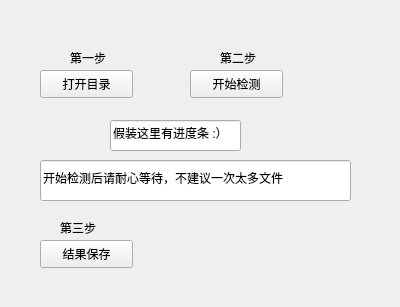
<?xml version="1.0" encoding="UTF-8"?>
<ui version="4.0">
 <class>Form</class>
 <widget class="QWidget" name="Form">
  <property name="geometry">
   <rect>
    <x>0</x>
    <y>0</y>
    <width>400</width>
    <height>307</height>
   </rect>
  </property>
  <property name="windowTitle">
   <string>车牌识别</string>
  </property>
  <widget class="QPushButton" name="pushButton">
   <property name="geometry">
    <rect>
     <x>40</x>
     <y>70</y>
     <width>93</width>
     <height>28</height>
    </rect>
   </property>
   <property name="text">
    <string>打开目录</string>
   </property>
  </widget>
  <widget class="QPushButton" name="pushButton_2">
   <property name="geometry">
    <rect>
     <x>40</x>
     <y>240</y>
     <width>93</width>
     <height>28</height>
    </rect>
   </property>
   <property name="text">
    <string>结果保存</string>
   </property>
  </widget>
  <widget class="QPushButton" name="pushButton_3">
   <property name="geometry">
    <rect>
     <x>190</x>
     <y>70</y>
     <width>93</width>
     <height>28</height>
    </rect>
   </property>
   <property name="text">
    <string>开始检测</string>
   </property>
  </widget>
  <widget class="QLabel" name="label">
   <property name="geometry">
    <rect>
     <x>70</x>
     <y>50</y>
     <width>72</width>
     <height>15</height>
    </rect>
   </property>
   <property name="text">
    <string>第一步</string>
   </property>
   <property name="textFormat">
    <enum>Qt::AutoText</enum>
   </property>
  </widget>
  <widget class="QLabel" name="label_2">
   <property name="geometry">
    <rect>
     <x>220</x>
     <y>50</y>
     <width>72</width>
     <height>15</height>
    </rect>
   </property>
   <property name="text">
    <string>第二步</string>
   </property>
   <property name="textFormat">
    <enum>Qt::AutoText</enum>
   </property>
  </widget>
  <widget class="QLabel" name="label_3">
   <property name="geometry">
    <rect>
     <x>60</x>
     <y>220</y>
     <width>72</width>
     <height>15</height>
    </rect>
   </property>
   <property name="text">
    <string>第三步</string>
   </property>
   <property name="textFormat">
    <enum>Qt::AutoText</enum>
   </property>
  </widget>
  <widget class="QLineEdit" name="lineEdit">
   <property name="geometry">
    <rect>
     <x>40</x>
     <y>160</y>
     <width>311</width>
     <height>41</height>
    </rect>
   </property>
   <property name="text">
    <string>开始检测后请耐心等待，不建议一次太多文件</string>
   </property>
  </widget>
  <widget class="QLineEdit" name="lineEdit_2">
   <property name="geometry">
    <rect>
     <x>110</x>
     <y>120</y>
     <width>131</width>
     <height>31</height>
    </rect>
   </property>
   <property name="text">
    <string>假装这里有进度条 :）</string>
   </property>
  </widget>
 </widget>
 <resources/>
 <connections/>
</ui>
